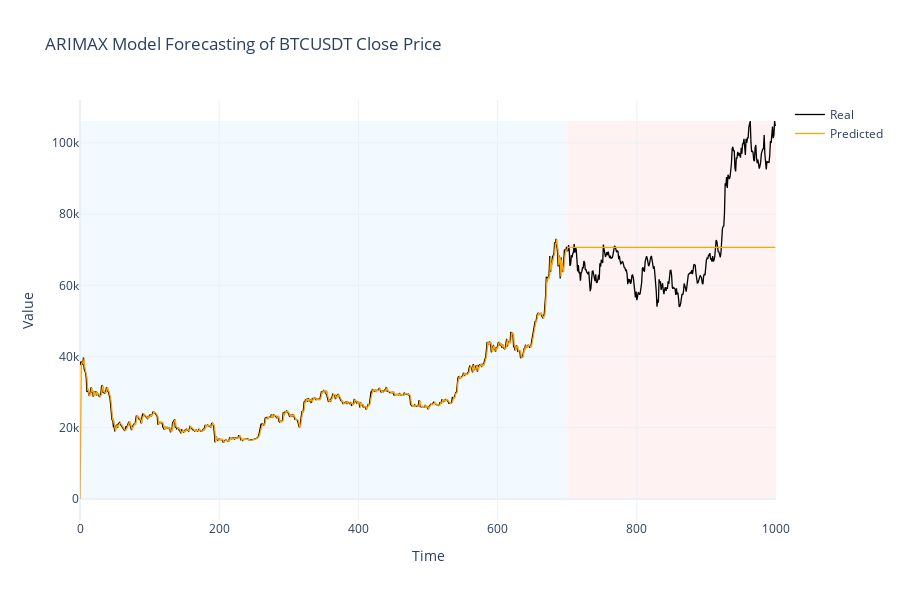
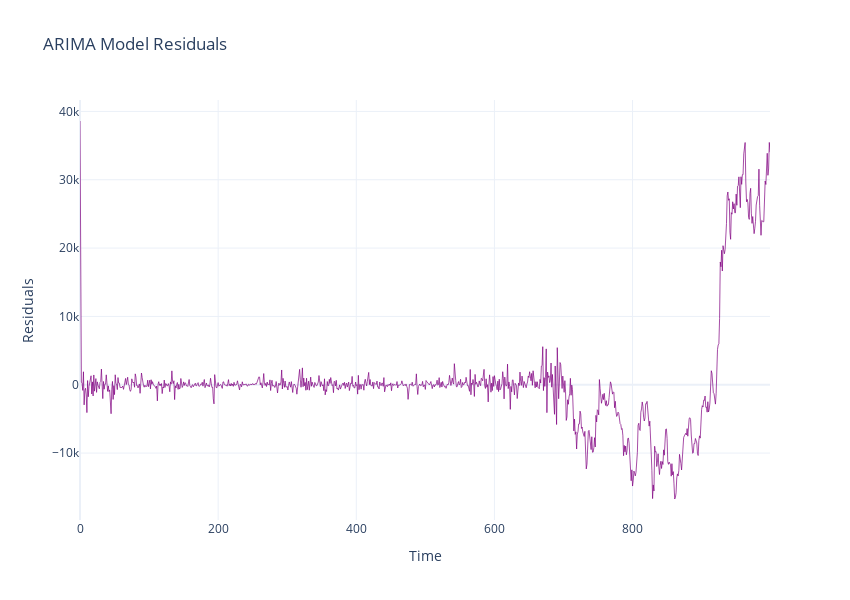

Notebook code for these charts, in order:
### Code cell
Go_plot_predictions(model_fit, data, y_train, y_test, x_test)

### Figure 1 — Plotly figure (JSON) as saved in the notebook; plotly's stock layout.template omitted (floating-point values rounded to 4 significant figures; data arrays with more than 128 entries replaced by an {"elided": "..."} marker saying what was removed)
{"data": [{"line": {"color": "black", "width": 1.3}, "mode": "lines", "name": "Real", "type": "scatter", "y": {"elided": "1000 float values"}}, {"line": {"color": "orange", "width": 1.3}, "mode": "lines", "name": "Predicted", "type": "scatter", "y": {"elided": "1000 float values"}}], "layout": {"height": 600, "shapes": [{"fillcolor": "LightSkyBlue", "layer": "below", "line": {"width": 0}, "name": "Training phase", "opacity": 0.1, "type": "rect", "x0": 0, "x1": 700, "y0": 0, "y1": 106100.0}, {"fillcolor": "LightCoral", "layer": "below", "line": {"width": 0}, "name": "Testing phase", "opacity": 0.1, "type": "rect", "x0": 700, "x1": 1000, "y0": 0, "y1": 106100.0}], "title": {"text": "ARIMAX Model Forecasting of BTCUSDT Close Price"}, "width": 900, "xaxis": {"title": {"text": "Time"}}, "yaxis": {"title": {"text": "Value"}}}}

### Figure 2 — Plotly figure (JSON) as saved in the notebook; plotly's stock layout.template omitted (floating-point values rounded to 4 significant figures; data arrays with more than 128 entries replaced by an {"elided": "..."} marker saying what was removed)
{"data": [{"line": {"color": "purple", "width": 0.7}, "mode": "lines", "name": "Residuals", "type": "scatter", "y": {"elided": "1000 float values"}}], "layout": {"height": 600, "title": {"text": "ARIMA Model Residuals"}, "width": 850, "xaxis": {"title": {"text": "Time"}}, "yaxis": {"title": {"text": "Residuals"}}}}
